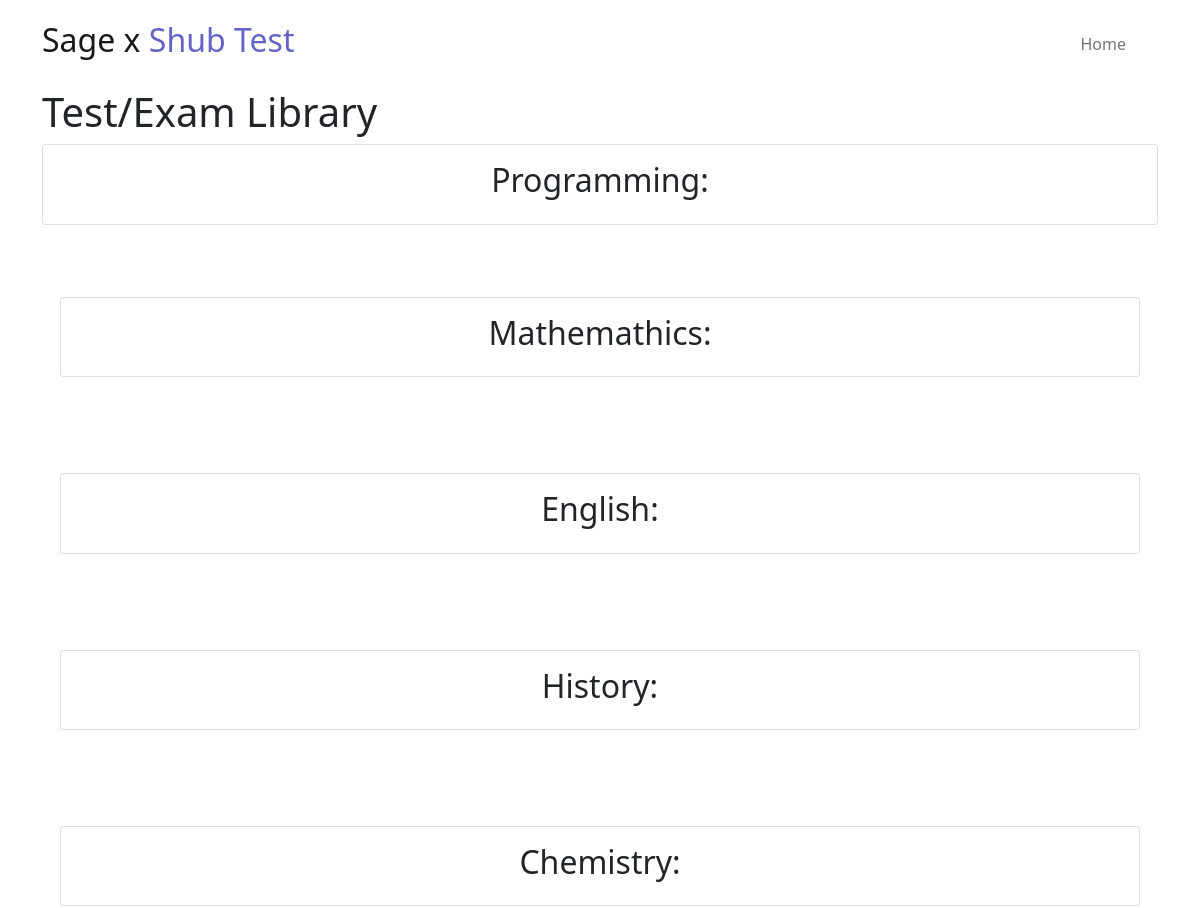
The page /library/ (upper part) on the database as committed earlier.
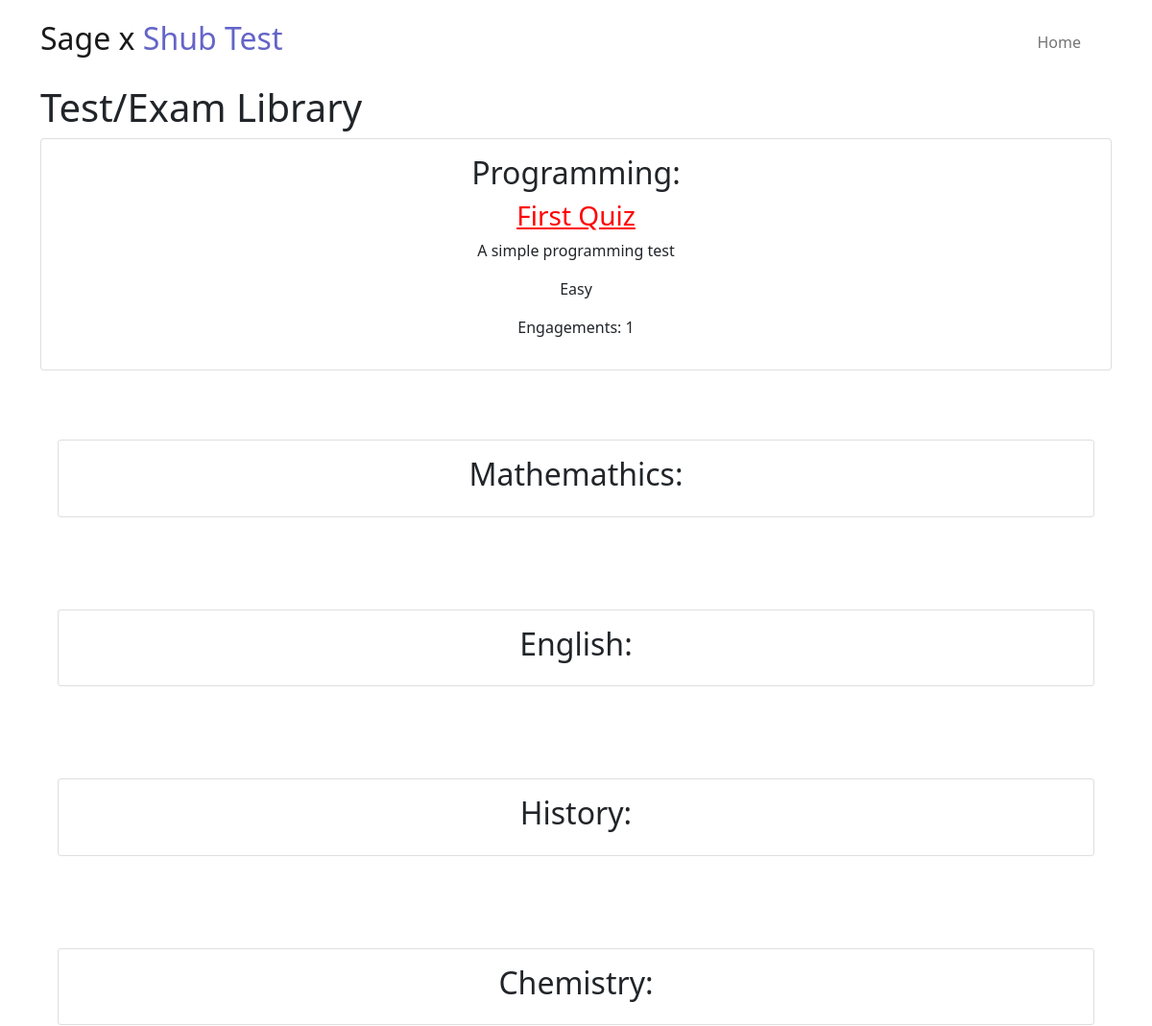
The same page on the database as committed later.
### exam/models.py (models this page shows, shortened)
class Exam(models.Model):
	name			= models.CharField(max_length=255, null=True)
	description		= models.TextField(blank=True, null=True)
	difficulty		= models.ForeignKey(Difficulty, on_delete = models.SET_NULL, null=True)
	tag 			= models.ForeignKey(Tag, on_delete = models.SET_NULL, null=True)
	creator			= models.ForeignKey(Teacher, on_delete = models.CASCADE, null=True)
	participated	= models.IntegerField(default=0, null=True)
	slug			= models.SlugField(null=True, unique=False)
	def get_absolute_url(self):
		return reverse("exam_detail", kwargs={"slug": self.slug, "pk": self.id})

class Difficulty(models.Model):
	diff 		= models.CharField(max_length=50, null=True)
	def __str__(self):
		return self.diff

### account/views.py (the view)
# urls.py: path('library/', views.test_library, name="library"),
def test_library(request):
	user = request.user
	mathematics = Exam.objects.filter(tag=Tag.objects.get(subject="Mathematics"))
	english = Exam.objects.filter(tag=Tag.objects.get(subject="English"))
	chemistry = Exam.objects.filter(tag=Tag.objects.get(subject="Chemistry"))
	physics = Exam.objects.filter(tag=Tag.objects.get(subject="Physics"))
	biology = Exam.objects.filter(tag=Tag.objects.get(subject="Biology"))
	government = Exam.objects.filter(tag=Tag.objects.get(subject="Government"))
	history = Exam.objects.filter(tag=Tag.objects.get(subject="History"))
	agriculture = Exam.objects.filter(tag=Tag.objects.get(subject="Agriculture"))
	civic = Exam.objects.filter(tag=Tag.objects.get(subject="Civic Education"))
	literature = Exam.objects.filter(tag=Tag.objects.get(subject="Literature"))
	programming = Exam.objects.filter(tag=Tag.objects.get(subject="Programming"))
	cybersec = Exam.objects.filter(tag=Tag.objects.get(subject="Cyber Security"))
	context = {
		'user':user,
		'english':english,
		'mathematics':mathematics,
		'chemistry':chemistry,
		'physics':physics,
		'biology':biology,
		'government':government,
		'history':history,
		'agriculture':agriculture,
		'civic':civic,
		'literature':literature,
		'programming':programming,
		'cybersec':cybersec,
	}
	return render(request, 'test_library.html', context)

### templates/test_library.html (shortened to what this page needs)
{% load static %}
<!DOCTYPE html>
<html>
<head>
	<link href="{% static 'css/bootstrap.min.css' %}" rel="stylesheet">
	<link href="https://cdnjs.cloudflare.com/ajax/libs/font-awesome/4.7.0/css/font-awesome.min.css" rel="stylesheet">
	<link href="{% static 'css/landpage.css' %}" rel="stylesheet">
</head>
<body>
<nav class="navbar navbar-expand-sm bg-transparent navbar-light py-3">
			<div class="container">
				<a href="{% url 'index' %}" class="navbar-brand"><h2>Sage x <span style="color: rgb(100, 100, 200);"> Shub Test</span></h2></a>
				<div class="collapse navbar-collapse" id="navmenu">
					<ul class="navbar-nav ms-auto">
					<li class="nav-item px-4">
							<a href="{% url 'index' %}" class="nav-link">
								Home
							</a>
						</li>
					</ul>
				</div>
			</div>
		</nav>
	<div class="container">
	<h1>Test/Exam Library</h1>
	</div>
	<section>
		<div class="container">
		 <div class="col-md"  id="about">
	            <div class="card bg-white text-dark">
	              <div class="card-body text-center">
			<h2>Programming: </h2>
			{% for programming in programming|slice:":5" %}
				<div class="testcourse">
					<h3><a href="{{programming.get_absolute_url}}">{{programming.name}}</a></h3>
					<p>{{programming.description}}</p>
					<p>{{programming.difficulty}}</p>
					<p>Engagements: {{programming.participated}}</p>
				</div>
			{% endfor %}
			</div>
			</div>
			</div>
		</div>
	</section><br>
	<section class="p-5">
		<div class="container">
			<div class="col-md"  id="about">
				   <div class="card bg-white text-dark">
					 <div class="card-body text-center">
			   <h2>Mathemathics: </h2>
			   </div>
			   </div>
			   </div>
		   </div>
	</section>
	<section class="p-5">
		<div class="container">
			<div class="col-md"  id="about">
				   <div class="card bg-white text-dark">
					 <div class="card-body text-center">
			   <h2>English: </h2>
			   </div>
			   </div>
			   </div>
		   </div>
	</section>
	<section class="p-5">
		<div class="container">
			<div class="col-md"  id="about">
				   <div class="card bg-white text-dark">
					 <div class="card-body text-center">
			   <h2>History: </h2>
			   </div>
			   </div>
			   </div>
		   </div>
	</section>
	<section class="p-5">
		<div class="container">
			<div class="col-md"  id="about">
				   <div class="card bg-white text-dark">
					 <div class="card-body text-center">
			   <h2>Chemistry: </h2>
			   </div>
			   </div>
			   </div>
		   </div>
	</section>
</body>
</html>

### account/static/css/landpage.css (style rules this page uses)
a { color: red; }

Rows that differ between the two databases and show on the page:
added Exam: name "First Quiz", description "A simple programming test", difficulty "Easy", participated "1"
